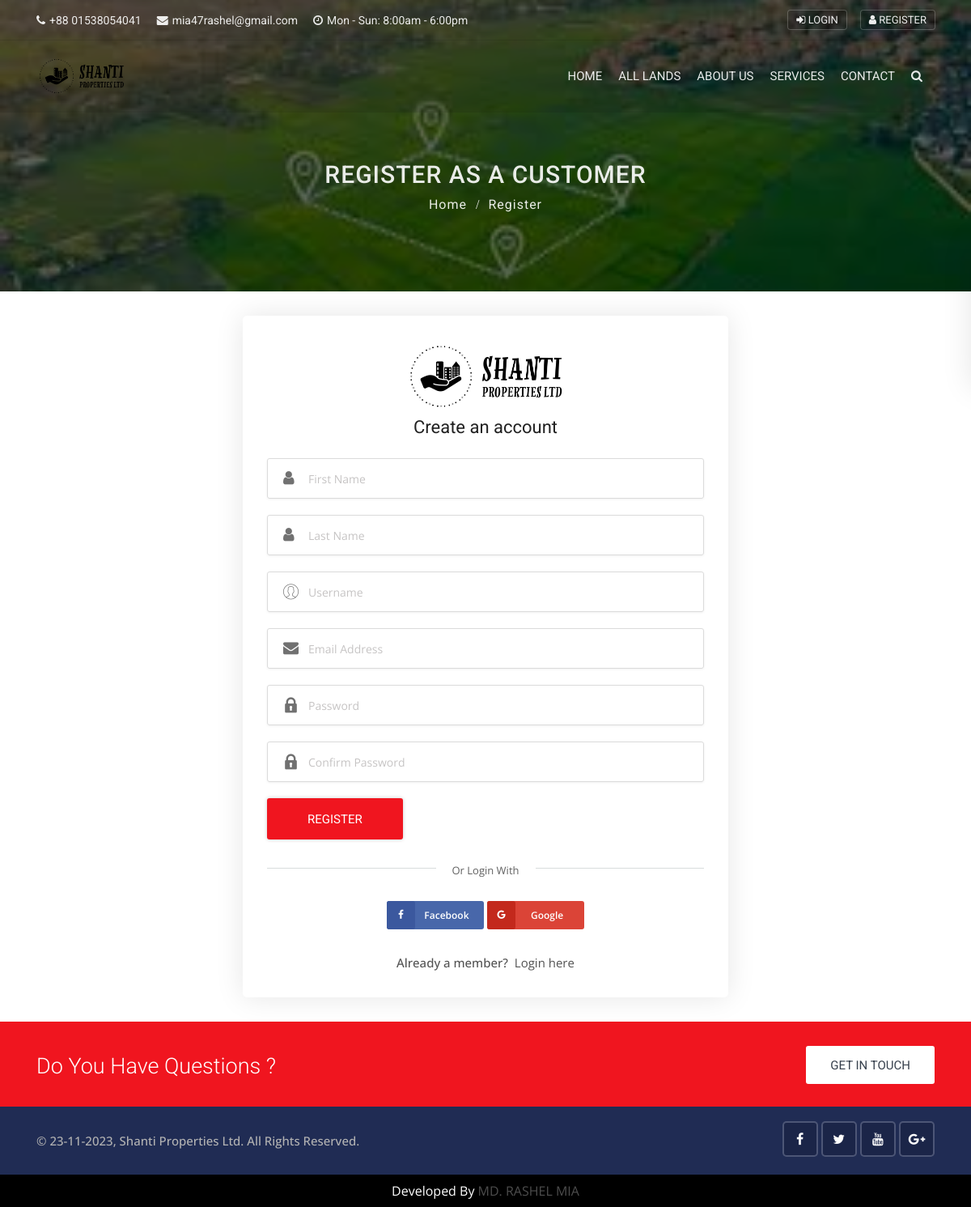
Page /accounts/register/ on the committed database.
### contact/models.py (models this page shows, shortened)
class Ltdinfo(models.Model):
    name = models.CharField(max_length=50)
    phone = models.CharField(max_length=15)
    email = models.EmailField(max_length=254, blank=True)
    time = models.CharField(max_length=50)
    website = models.URLField(max_length=200)
    fax = models.CharField(max_length=50, blank=True)
    addres = models.CharField(max_length=250)
    facebook = models.URLField(max_length=200)
    twiter = models.URLField(max_length=200, blank=True)
    google = models.URLField(max_length=200, blank=True)
    youtube = models.URLField(max_length=200, blank=True)
    is_active = models.BooleanField(default=False)
    created_at = models.DateField(auto_now_add=True)
    updated_at = models.DateField(auto_now_add=True)
    class Meta:
        verbose_name = 'Ltdinfo'
        verbose_name_plural = 'Ltdinfos'

### globalapp/models.py (models this page shows, shortened)
class GlobalAuth(models.Model):
    title = models.CharField(max_length=250)
    featured_title = models.TextField()
    latest_title = models.TextField()
    team_title = models.TextField()
    service_title = models.TextField()
    contact_title = models.TextField()
    search_title = models.TextField()
    land_poster = models.ImageField(upload_to='poster_banner/')
    about_poster = models.ImageField(upload_to='poster_banner/')
    service_poster = models.ImageField(upload_to='poster_banner/')
    contact_poster = models.ImageField(upload_to='poster_banner/')
    search_poster = models.ImageField(upload_to='poster_banner/')
    login_poster = models.ImageField(upload_to='poster_banner/')
    register_poster= models.ImageField(upload_to='poster_banner/')
    dashboard_poster= models.ImageField(upload_to='poster_banner/')
    created_at = models.DateField(auto_now_add=True)
    updated_at = models.DateField(auto_now_add=True)
    class Meta:
        verbose_name = 'GlobalAuth'
        verbose_name_plural = 'GlobalAuths'

### accounts/views.py (the view)
# urls.py: path('register/', views.register, name='register'),
def register(request):
    if request.method == 'POST':
        firstname = request.POST['firstname']
        lastname = request.POST['lastname']
        username = request.POST['username']
        email = request.POST['email']
        password = request.POST['password']
        confirm_password = request.POST['confirm_password']
        if password == confirm_password:
            if User.objects.filter(username=username).exists():
                messages.error(request, 'Username already exists!')
                return redirect('register')
            else:
                if User.objects.filter(email=email).exists():
                    messages.error(request, 'Email already exists!')
                    return redirect('register')
                else:
                    user = User.objects.create_user(first_name=firstname, last_name=lastname, email=email, username=username, password=password)
                    user.save()
                    auth.login(request, user)
                    messages.success(request, 'You are now logged in.')
                    return redirect('dashboard')
        else:
            messages.error(request, 'Password do not match')
            return redirect('register')
    else:
        return render(request, 'accounts/register.html')

### contact/context_processors.py (called while the page is built)
def ltdinfo_info(request):
    ltdinfo_data = Ltdinfo.objects.first()  # Retrieve the first Ltdinfo object (you can customize this query as needed)
    return {'ltdinfo_info': ltdinfo_data}  # Return the contact data to be available in templates

def globalapp_info(request):
    globalapp_data = GlobalAuth.objects.first()  # Retrieve the first globalapp object (you can customize this query as needed)
    return {'globalapp_info': globalapp_data}  # Return the contact data to be available in templates

### templates/accounts/register.html (shortened to what this page needs)
{% extends 'base.html' %}
{% block content %}
{% load static %}
<div class="sub-banner overview-bgi" style="background-image: url({{globalapp_info.register_poster.url}});">
    <div class="container breadcrumb-area">
        <div class="breadcrumb-areas">
            <h1>Register as a Customer </h1>
            <ul class="breadcrumbs">
                <li><a href="{% url 'home' %}">Home</a></li>
                <li class="active">Register</li>
            </ul>
        </div>
    </div>
</div>
<div class="contact-section">
    <div class="container">
        <div class="row">
            <div class="col-lg-12 col-md-12">
                <div class="form-section">
                    <div class="logo-2">
                        <a href="{% url 'home' %}">
                            <img style="width: 200px; height: 90px;" src="{% static 'logo.png' %}" alt="logo">
                        </a>
                    </div>
                    <h3>Create an account</h3>
                    <form action="{% url 'register' %}" method="POST">
                        <div class="form-group form-box">
                            <input type="text" name="firstname" class="input-text" placeholder="First Name">
                            <i class="fa fa-user"></i>
                        </div>
                        <div class="form-group form-box">
                            <input type="text" name="lastname" class="input-text" placeholder="Last Name">
                            <i class="fa fa-user"></i>
                        </div>
                        <div class="form-group form-box">
                            <input type="text" name="username" class="input-text" placeholder="Username">
                            <i class="flaticon-user"></i>
                        </div>
                        <div class="form-group form-box">
                            <input type="email" name="email" class="input-text" placeholder="Email Address">
                            <i class="flaticon-mail"></i>
                        </div>
                        <div class="form-group form-box">
                            <input type="password" name="password" class="input-text" placeholder="Password">
                            <i class="flaticon-lock"></i>
                        </div>
                        <div class="form-group form-box">
                            <input type="password" name="confirm_password" class="input-text" placeholder="Confirm Password">
                            <i class="flaticon-lock"></i>
                        </div>
                        <div class="form-group mb-0 clearfix">
                            <button type="submit" class="btn-md btn-theme float-left">Register</button>
                        </div>
                        <div class="extra-login clearfix">
                            <span>Or Login With</span>
                        </div>
                        <ul class="social-list">
                            <li><a href="#" class="facebook-bg"><i class="fa fa-facebook facebook-i"></i><span>Facebook</span></a></li>
                            <li><a href="#" class="google-bg"><i class="fa fa-google google-i"></i><span>Google</span></a></li>
                        </ul>
                    </form>
                    <p>Already a member? <a href="{% url 'login' %}" class="thembo"> Login here</a></p>
                </div>
            </div>
        </div>
    </div>
</div>
{% endblock content %}

### templates/base.html (shortened to what this page needs)
{% load static %}
<!DOCTYPE html>
<html>
<head>
    <link rel="stylesheet" type="text/css" href="{% static 'css/bootstrap.min.css' %}">
    <link rel="stylesheet" type="text/css" href="{% static 'css/animate.min.css' %} ">
    <link rel="stylesheet" type="text/css" href="{% static 'css/bootstrap-submenu.css' %}">
    <link rel="stylesheet" type="text/css" href="{% static 'css/bootstrap-select.min.css' %}">
    <link rel="stylesheet" type="text/css" href="{% static 'css/magnific-popup.css' %}">
    <link rel="stylesheet" type="text/css" href="{% static 'fonts/font-awesome/css/font-awesome.min.css' %}">
    <link rel="stylesheet" type="text/css" href="{% static 'fonts/flaticon/font/flaticon.css' %}">
    <link rel="stylesheet" type="text/css" href="{% static 'fonts/linearicons/style.css' %}">
    <link rel="stylesheet" type="text/css"  href="{% static 'css/jquery.mCustomScrollbar.css' %}">
    <link rel="stylesheet" type="text/css"  href="{% static 'css/dropzone.css' %}">
    <link rel="stylesheet" type="text/css"  href="{% static 'css/slick.css' %}">
    <link rel="stylesheet" type="text/css"  href="{% static 'css/lightbox.min.css' %}">
    <link rel="stylesheet" type="text/css"  href="{% static 'css/jnoty.css' %}">
    <link rel="stylesheet" type="text/css" href="{% static 'css/style.css' %}">
    <link rel="stylesheet" type="text/css" id="style_sheet" href="{% static 'css/skins/red.css' %}">
    <link rel="stylesheet" type="text/css" href="{% static 'css/ie10-viewport-bug-workaround.css' %}">
</head>
<body>
    <header class="top-header th-2 top-header-bg">
        <div class="container">
            <div class="row">
                <div class="col-lg-8 col-md-8 col-sm-7">
                    <div class="list-inline">
                        <a href="tel:{{ltdinfo_info.phone}}"><i class="fa fa-phone"></i>{{ltdinfo_info.phone}}</a>
                        <a href="tel:{{ltdinfo_info.email}}"><i class="fa fa-envelope"></i>{{ltdinfo_info.email}}</a>
                        <a href="#"><i class="fa fa-clock-o"></i>{{ltdinfo_info.time}}</a>
                    </div>
                </div>
                <div class="col-lg-4 col-md-4 col-sm-5">
                    <ul class="top-social-media pull-right">
                        {% if user.is_authenticated %}
                        <li>
                            <a href="{% url 'dashboard' %}" class="sign-in"><i class="flaticon-user"></i> {{user.first_name}} {{user.last_name}}</a>
                        </li>
                        <li>
                            <a href="{% url 'logout' %}" class="sign-in"><i class="fa fa-sign-out"></i> Logout</a>
                        </li>
                        {% else %}
                        <li>
                            <a href="{% url 'login' %}" class="sign-in"><i class="fa fa-sign-in"></i> Login</a>
                        </li>
                        <li>
                            <a href="{% url 'register' %}" class="sign-in"><i class="fa fa-user"></i> Register</a>
                        </li>
                        {% endif %}
                    </ul>
                </div>
            </div>
        </div>
    </header>
    {% include 'include/navbar.html' %}
{% block content %}
{% endblock content %}
    <div class="intro-section">
        <div class="container">
            <div class="row">
                <div class="col-lg-9 col-md-8 col-sm-12">
                    <div class="intro-text">
                        <h3>Do You Have Questions ?</h3>
                    </div>
                </div>
                <div class="col-lg-3 col-md-4 col-sm-12">
                    <a href="{% url 'contact_page' %}" class="btn btn-md">Get in Touch</a>
                </div>
            </div>
        </div>
    </div>
    <footer class="footer">
        <div class="sub-footer">
            <div class="container">
                <div class="row">
                    <div class="col-lg-8">
                        <p class="copy">© {% now "d-m-Y" %}, <a href="#">{{ltdinfo_info.name}}.</a> All Rights Reserved.</p>
                    </div>
                    <div class="col-lg-4">
                        <div class="social-list-2">
                            <ul>
                                <li><a href="{{ltdinfo_info.facebook}}" class="facebook-bg"><i class="fa fa-facebook"></i></a></li>
                                <li><a href="{{ltdinfo_info.twiter}}" class="twitter-bg"><i class="fa fa-twitter"></i></a></li>
                                <li><a href="{{ltdinfo_info.youtube}}" class="youtube-bg"><i class="fa fa-youtube"></i></a></li>
                                <li><a href="{{ltdinfo_info.google}}" class="google-bg"><i class="fa fa-google-plus"></i></a></li>
                            </ul>
                        </div>
                    </div>
                </div>
            </div>
        </div>
    </footer>
    <section>
            <div style="background-color: black; color: white;" class="text-center py-2">
                Developed By <a class="mb-5" target="_blank" href="https://github.com/mdargentum">MD. RASHEL MIA</a>
            </div>
    </section>
</body>
</html>

### static/css/skins/red.css (style rules this page uses)
.btn-theme { background:#f0151f; border: solid 1px#f0151f; }
.intro-section { background:#f0151f; }

### rows in the picture
Ltdinfo: phone "+88 01538054041", email "mia47rashel@gmail.com", time "Mon - Sun: 8:00am - 6:00pm", name "Shanti Properties Ltd"
GlobalAuth: register_poster (picture)
